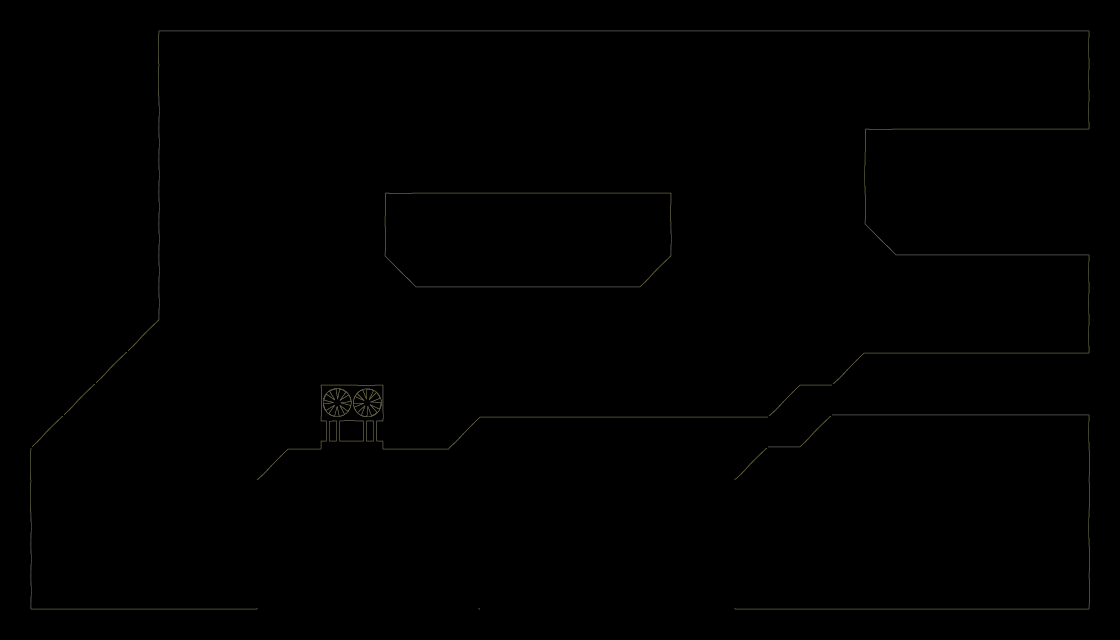

Tiled map render using the project's own tile images. Description and the map definition, with tile-layer contents summarised, below:
An orthogonal 35x20 tile map with 32x32 px tiles, 2 tile layers (Tile Layer 1, Tile Layer 2).

<map version="1.0" orientation="orthogonal" width="35" height="20" tilewidth="32" tileheight="32">
 <tileset firstgid="1" name="tilemap-01" tilewidth="32" tileheight="32">
  <image source="../tiles/tilemap-01.png" width="160" height="256" />
 </tileset>
 <layer name="Tile Layer 1" width="35" height="20">
  <data>[700 cells, 257 non-empty, 22 distinct tile ids]</data>
 </layer>
 <layer name="Tile Layer 2" width="35" height="20">
  <data>[700 cells, 60 non-empty, 1 distinct tile ids]</data>
 </layer>
</map>
